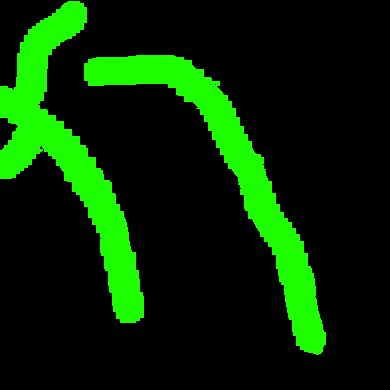
#> input picture mask.png, 390 x 390 px
$ python p.py
#> lines starting #> are read from the running program, lines starting #| are printed output that depends on the picture; after the words box and inside, x2 and y2 are one past the last pixel; in counts of white or black regions, pixels touching at a corner belong together
from matplotlib import pyplot
from mpl_toolkits.mplot3d import Axes3D
import cv2
import numpy as np

fig = pyplot.figure()
ax = Axes3D(fig)


mask = cv2.imread('mask.png')
#> mask is the input picture: shape (390, 390, 3); mean B, G, R 0, 43.1, 4.9
mask = cv2.cvtColor(mask, cv2.COLOR_BGR2GRAY)
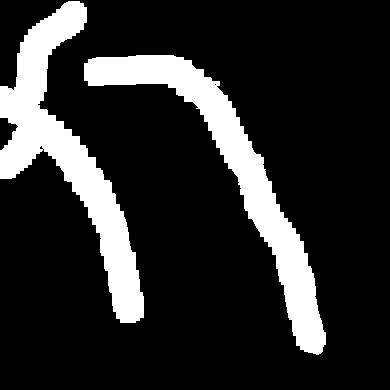
#> mask: shape (390, 390); values 0 (black) and 158 (white), 16.9% white; 2 white regions, box (x1, y1, x2, y2) and area: (0, 1, 144, 323) 13156, (84, 55, 326, 355) 12543
ret, mask = cv2.threshold(mask, 1, 255, cv2.THRESH_BINARY)


img = cv2.imread('pic.png')
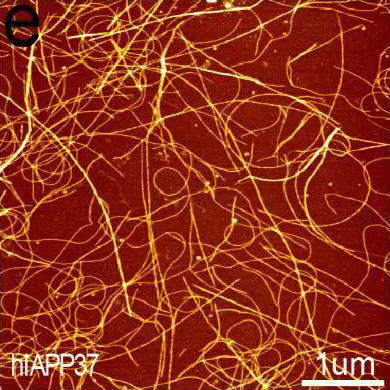
#> input picture pic.png, 390 x 390 px
#> img is the input picture: shape (390, 390, 3); mean B, G, R 22.7, 47.3, 145.5
img = cv2.cvtColor(img, cv2.COLOR_BGR2GRAY)
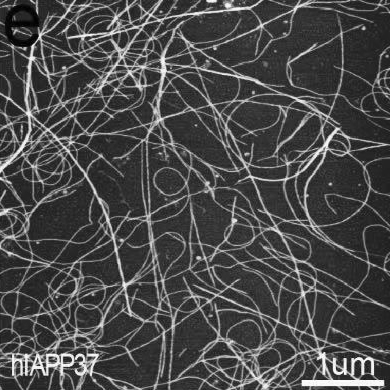
#> img: shape (390, 390); min 0, max 255, mean 73.8
# img = cv2.resize(img, (200, 200))
w, h = img.shape
#> w = 390; h = 390

x_vals = []
y_vals = []
z_vals = []

i = 0
for x in range(w):
    for y in range(h):
        v = img[x][y]
        t = mask[x][y]

        if v > 70 and t:
            y_vals.append(y)
            x_vals.append(x)
            z_vals.append(v)
        i += 1
#> after the loop, i = 152100; x_vals = 10379 values from 1 to 354; y_vals = 10379 values, max 325 at index 10166, min 0 at index 3104, mean 142.4; z_vals = 10379 values, max 252 at index 1346, min 71 at index 33, mean 133.7


ax.scatter(x_vals, y_vals, z_vals, s=2)
pyplot.show()
